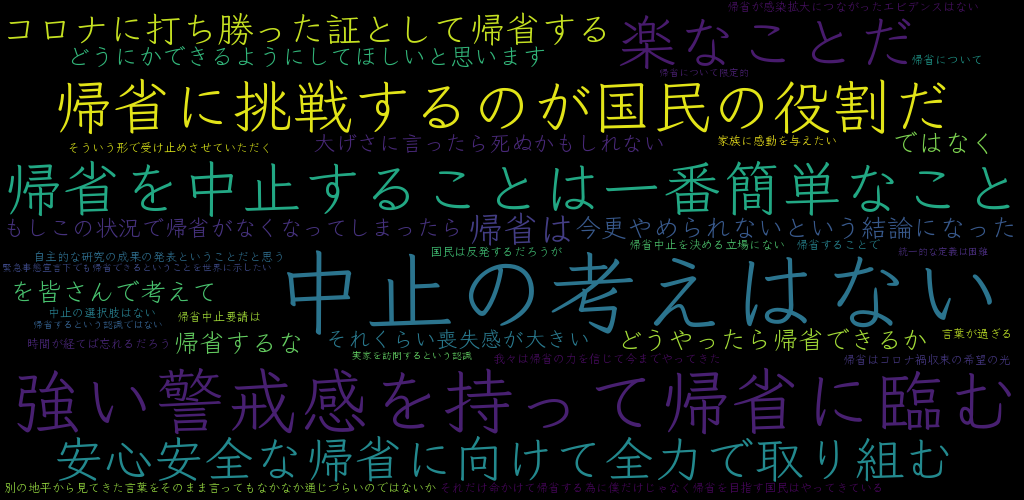
#> input picture word_cloud_ja/wordcloud_sample.png, 1024 x 500 px
$ python main.py ../word_cloud_ja out.png
#> lines starting #> are read from the running program, lines starting #| are printed output that depends on the picture
import argparse
from fnmatch import fnmatch
from typing import Iterable
from pathlib import Path
import cv2
import numpy as np

ext = ["*.jpg", "*.png", "*.webp"]


def file_ext_match(file: str, extensions: Iterable[str]):
    return any(map(lambda e: fnmatch(file, e) is not None, extensions))


def generate(im_dir: str, size=(512, 512), bg_color=255):
#> called with im_dir = '../word_cloud_ja', size = (512, 512), bg_color = 255
    canvas = np.full((size[1], size[0], 3), bg_color, np.uint8)
    img_files = [str(f) for f in Path(im_dir).iterdir() if file_ext_match(f, ext)]
    print(img_files)
    imgs = [cv2.imread(f) for f in img_files]
#> imgs = 1 item
    anchor = size[0] // 4, size[1] // 4  # width,height
    unit = 20
    print(anchor)
    for idx, img in enumerate(imgs):
        img =cv2.resize(img, dsize=None, fx=0.1, fy=0.1)
        left, right = anchor[1] + idx * unit, anchor[1]+ idx * unit + img.shape[1]
        top, bottom = anchor[0] + idx * unit, anchor[0]+ idx * unit + img.shape[0]
        print(left, right, top, bottom)
        canvas[top:bottom, left:right, :] = img
#> this loop made 1 pass
#> (left, right, top, bottom) on pass 1: (128, 230, 128, 178)
#| 128 230 128 178
#> pass 1, in generate, `img =cv2.resize(img, dsize=None, fx=0.1, fy=0.1)`:
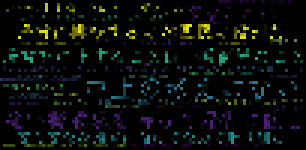
#> img: shape (50, 102, 3) (shown 3 times larger); mean of channels 0, 1, 2 11.7, 14.1, 9.7; drawn as B, G, R
#> after the loop:
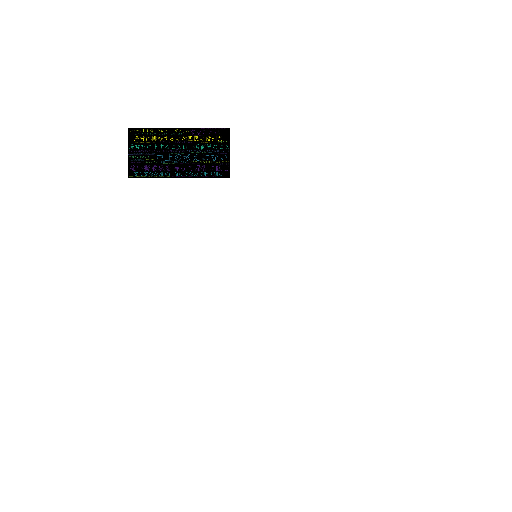
#> canvas: shape (512, 512, 3); mean of channels 0, 1, 2 250.3, 250.3, 250.2; drawn as B, G, R

    cv2.imshow("Test", canvas)
    cv2.waitKey(-1)


if __name__ == '__main__':
    parser = argparse.ArgumentParser()
    parser.add_argument("input_dir", type=str)
    parser.add_argument("output_path", type=str)
    args = parser.parse_args()
    generate(args.input_dir)
